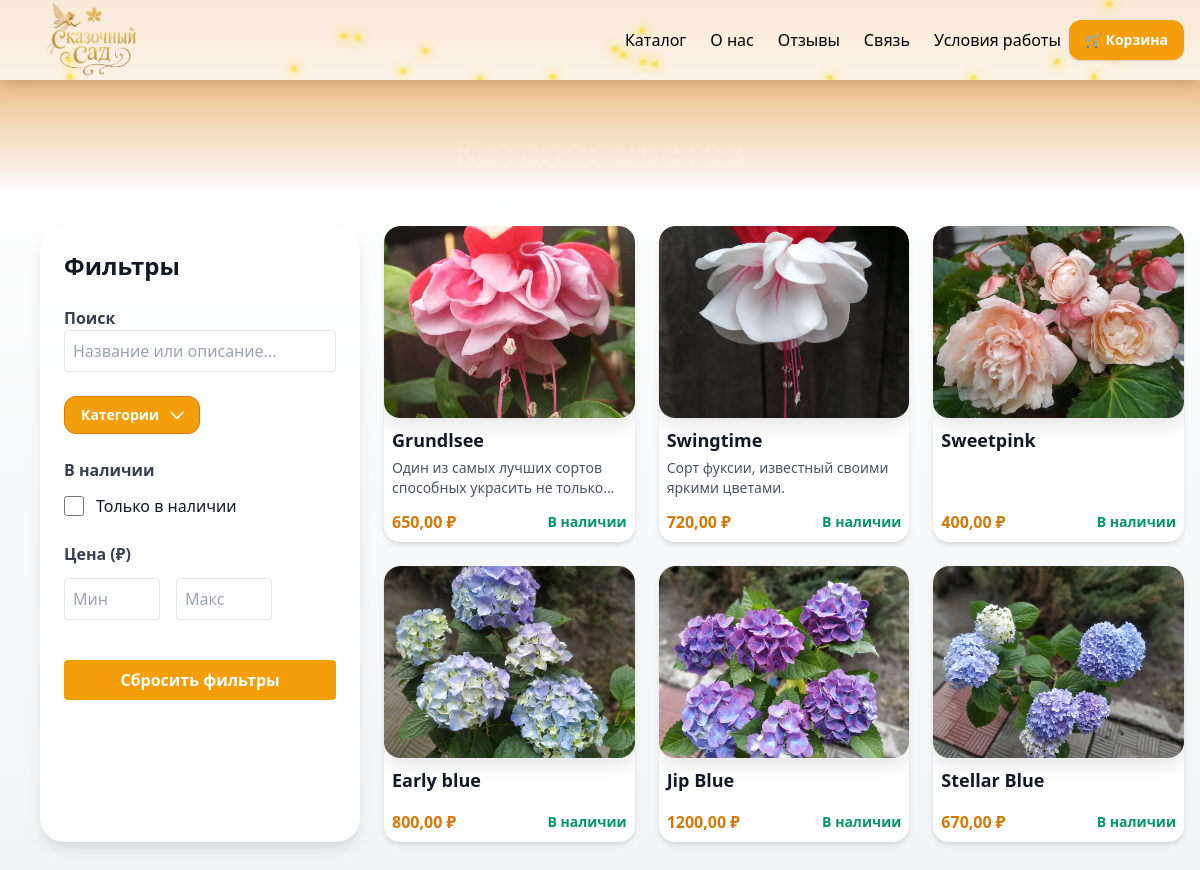
/catalog/, run on an earlier commit of the app's database.
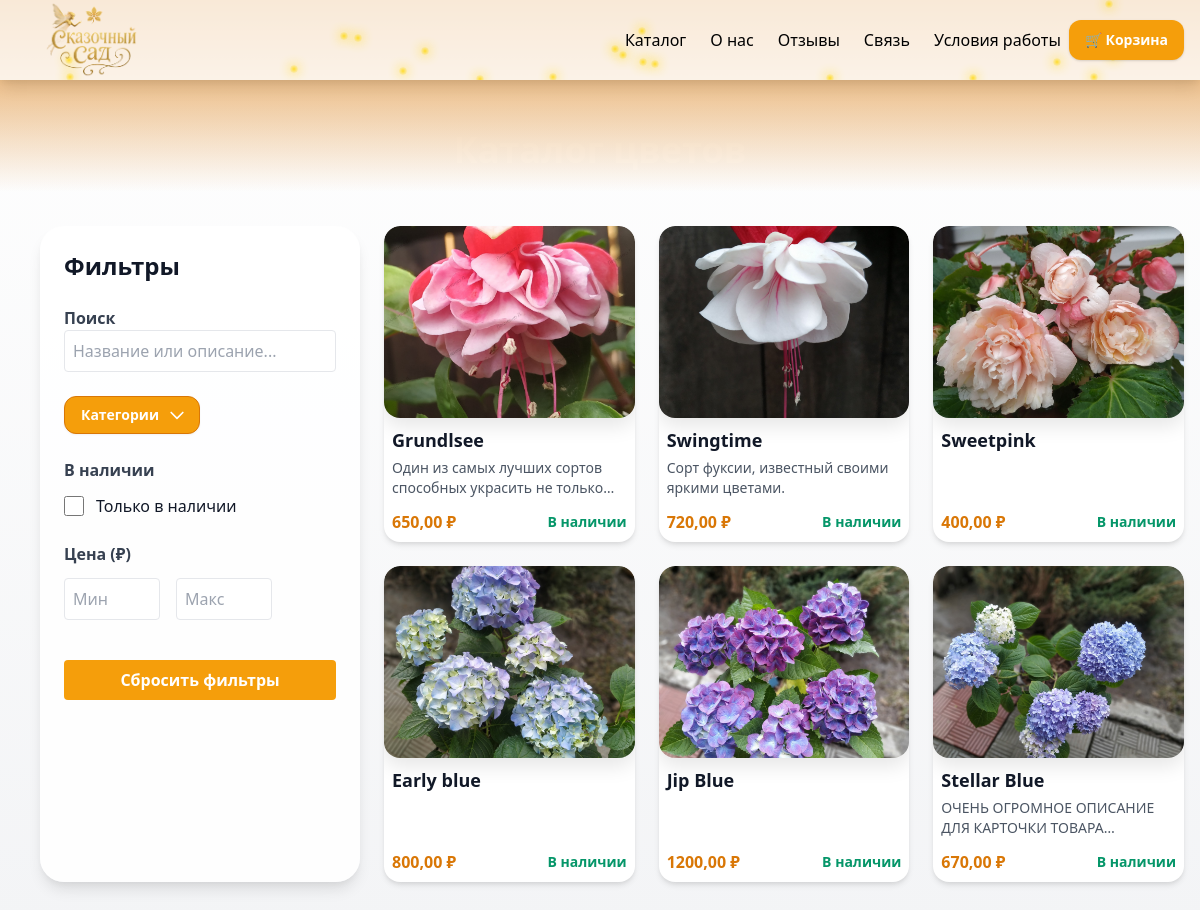
And on a later commit of the database.
### flowers/models.py (models this page shows, shortened)
class Flower(models.Model):
    name = models.CharField("Название", max_length=200)
    category = models.ForeignKey(Category, on_delete=models.CASCADE, related_name="flowers", verbose_name="Категория")
    price = models.DecimalField("Цена", max_digits=10, decimal_places=2)
    image = models.ImageField("Фото", upload_to="flowers/")
    in_stock = models.BooleanField(default=True, verbose_name='В наличии')
    description = models.TextField("Описание", blank=True)
    class Meta:
        verbose_name = "Карточка товара"
        verbose_name_plural = "Карточки товаров"

### flowers/views.py (the view, shortened to what this page needs)
# urls.py: path('catalog/', catalog, name='catalog'),
def catalog(request):
    categories = Category.objects.all()
    search_text = request.GET.get('search', '').strip()
    selected_in_stock = request.GET.get('in_stock') == 'on'
    price_min = request.GET.get('price_min')
    price_max = request.GET.get('price_max')
    selected_sort = request.GET.get('sort_by')
    category_id = request.GET.get('category')
    flowers = Flower.objects.all()
    if category_id and category_id.isdigit():
        flowers = flowers.filter(category_id=category_id)
    if search_text:
        flowers = flowers.filter(
            models.Q(name__icontains=search_text) | models.Q(description__icontains=search_text)
        )
    if selected_in_stock:
        flowers = flowers.filter(in_stock=True)
    try:
        if price_min:
            flowers = flowers.filter(price__gte=float(price_min))
        if price_max:
            flowers = flowers.filter(price__lte=float(price_max))
    except ValueError:
        pass
    sort_mapping = {
        'name_asc': 'name',
        'name_desc': '-name',
        'price_asc': 'price',
        'price_desc': '-price',
    }
    if selected_sort in sort_mapping:
        flowers = flowers.order_by(sort_mapping[selected_sort])
    context = {
        'categories': categories,
        'flowers': flowers,
        'search_text': search_text,
        'selected_in_stock': selected_in_stock,
        'price_min': price_min or '',
        'price_max': price_max or '',
        'selected_sort': selected_sort or '',
        'selected_category': category_id or '',
    }
    return render(request, 'main/catalog.html', context)

### main/templates/main/catalog.html (shortened to what the changed rows need)
{% load static %}
<!DOCTYPE html>
<html lang="ru">
<head>
  <link href="https://cdn.jsdelivr.net/npm/tailwindcss@2.2.19/dist/tailwind.min.css" rel="stylesheet" />
</head>
<body class="flex flex-col min-h-screen bg-gradient-to-b from-white to-gray-100 text-gray-900 font-sans">
  <div class="block">
    <h1 class="text-4xl font-bold mb-8 text-center text-white" style="margin-top: 50px">Каталог цветов</h1>
    <div class="flex flex-col md:flex-row flex-1 max-w-7xl mx-auto px-4 pt-6 pb-10 space-y-6 md:space-y-0 md:space-x-6" style="margin-top: 30px;">
      <aside id="filters" class="w-full md:w-80 bg-white bg-opacity-90 p-6 rounded-3xl shadow-lg h-fit max-h-[calc(100vh-6rem)] overflow-y-auto z-10 sticky md:sticky top-24 md:top-24
        transition-all duration-300 ease-in-out transform md:translate-x-0 md:opacity-100 hidden md:block">
        <h2 class="text-2xl font-semibold mb-6 text-gray-900">Фильтры</h2>
      </aside>
      <main class="flex-1">
        <div id="flower-cards" class="grid grid-cols-1 sm:grid-cols-2 md:grid-cols-3 gap-6">
          {% for flower in flowers %}
          <a href="{% url 'flower_detail' flower.pk %}" class="block-cart hover:opacity-90 transition-all"
            data-name="{{ flower.name|lower }}"
            data-description="{{ flower.description|default_if_none:''|lower }}"
            data-price="{{ flower.price }}"
            data-in_stock="{{ flower.in_stock|yesno:'1,0' }}">
            <div
              class="bg-white rounded-2xl shadow-md overflow-hidden flex flex-col cursor-pointer hover:shadow-xl transition duration-300 h-full"
            >
              <div class="card-img-wrapper h-48 w-full overflow-hidden flex-shrink-0">
                {% if flower.image %}
                  <img src="{{ flower.image.url }}" alt="{{ flower.name }}" class="w-full h-full object-cover" />
                {% else %}
                  <div class="flex items-center justify-center bg-gray-200 text-gray-500 h-full w-full rounded-t-3xl">
                    Нет изображения
                  </div>
                {% endif %}
              </div>
              <div class="p-2 flex flex-col flex-1">
                <h3 class="text-lg font-semibold mb-1 line-clamp-1">{{ flower.name }}</h3>
                <p class="text-gray-600 text-sm flex-1 desc-clamp-2 break-words">
                  {{ flower.description|default_if_none:"" }}
                </p>
                <div class="mt-3 flex justify-between items-center">
                  <span class="text-yellow-600 font-bold text-base">{{ flower.price }} ₽</span>
                  {% if flower.in_stock %}
                    <span class="text-green-600 font-semibold text-sm">В наличии</span>
                  {% else %}
                    <span class="text-red-600 font-semibold text-sm">Нет в наличии</span>
                  {% endif %}
                </div>
              </div>
            </div>
          </a>
          {% empty %}
            <p class="text-center text-gray-600 col-span-full">Цветов пока нет :(</p>
          {% endfor %}
        </div>
      </main>
    </div>
  </div>
</body>
</html>

What changed in the data, as far as the page shows it:
changed Flower "Stellar Blue": description (not shown) → "ОЧЕНЬ ОГРОМНОЕ ОПИСАНИЕ ДЛЯ КАРТОЧКИ…"
